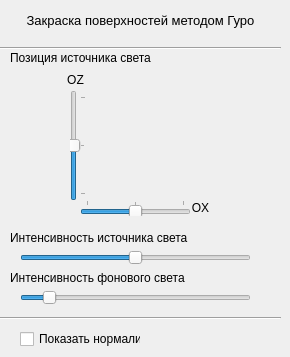
    <widget class="QWidget" name="tab_L4">
     <attribute name="title">
      <string>Л/р 4</string>
     </attribute>
     <widget class="QLabel" name="coordsName_7">
      <property name="geometry">
       <rect>
        <x>10</x>
        <y>10</y>
        <width>261</width>
        <height>21</height>
       </rect>
      </property>
      <property name="font">
       <font>
        <pointsize>10</pointsize>
        <weight>50</weight>
        <bold>false</bold>
       </font>
      </property>
      <property name="text">
       <string>Закраска поверхностей методом Гуро</string>
      </property>
      <property name="scaledContents">
       <bool>false</bool>
      </property>
      <property name="alignment">
       <set>Qt::AlignCenter</set>
      </property>
      <property name="wordWrap">
       <bool>true</bool>
      </property>
     </widget>
     <widget class="QCheckBox" name="ShowNormals">
      <property name="geometry">
       <rect>
        <x>20</x>
        <y>330</y>
        <width>121</width>
        <height>18</height>
       </rect>
      </property>
      <property name="text">
       <string>Показать нормали</string>
      </property>
     </widget>
     <widget class="QLabel" name="label_17">
      <property name="geometry">
       <rect>
        <x>10</x>
        <y>50</y>
        <width>161</width>
        <height>16</height>
       </rect>
      </property>
      <property name="text">
       <string>Позиция источника света</string>
      </property>
     </widget>
     <widget class="Line" name="line_9">
      <property name="geometry">
       <rect>
        <x>0</x>
        <y>310</y>
        <width>281</width>
        <height>16</height>
       </rect>
      </property>
      <property name="orientation">
       <enum>Qt::Horizontal</enum>
      </property>
     </widget>
     <widget class="QSlider" name="lightZ">
      <property name="geometry">
       <rect>
        <x>70</x>
        <y>90</y>
        <width>16</width>
        <height>111</height>
       </rect>
      </property>
      <property name="minimum">
       <number>-314</number>
      </property>
      <property name="maximum">
       <number>314</number>
      </property>
      <property name="orientation">
       <enum>Qt::Vertical</enum>
      </property>
      <property name="tickPosition">
       <enum>QSlider::TicksBelow</enum>
      </property>
      <property name="tickInterval">
       <number>314</number>
      </property>
     </widget>
     <widget class="QSlider" name="lightX">
      <property name="geometry">
       <rect>
        <x>80</x>
        <y>200</y>
        <width>111</width>
        <height>16</height>
       </rect>
      </property>
      <property name="minimum">
       <number>-314</number>
      </property>
      <property name="maximum">
       <number>314</number>
      </property>
      <property name="orientation">
       <enum>Qt::Horizontal</enum>
      </property>
      <property name="tickPosition">
       <enum>QSlider::TicksAbove</enum>
      </property>
      <property name="tickInterval">
       <number>314</number>
      </property>
     </widget>
     <widget class="QLabel" name="label_23">
      <property name="geometry">
       <rect>
        <x>190</x>
        <y>200</y>
        <width>21</width>
        <height>16</height>
       </rect>
      </property>
      <property name="text">
       <string>OX</string>
      </property>
      <property name="alignment">
       <set>Qt::AlignCenter</set>
      </property>
     </widget>
     <widget class="QLabel" name="label_24">
      <property name="geometry">
       <rect>
        <x>60</x>
        <y>70</y>
        <width>31</width>
        <height>20</height>
       </rect>
      </property>
      <property name="text">
       <string>OZ</string>
      </property>
      <property name="alignment">
       <set>Qt::AlignCenter</set>
      </property>
     </widget>
     <widget class="QSlider" name="Brightness">
      <property name="geometry">
       <rect>
        <x>20</x>
        <y>250</y>
        <width>231</width>
        <height>16</height>
       </rect>
      </property>
      <property name="maximum">
       <number>50</number>
      </property>
      <property name="value">
       <number>25</number>
      </property>
      <property name="orientation">
       <enum>Qt::Horizontal</enum>
      </property>
     </widget>
     <widget class="QLabel" name="label_25">
      <property name="geometry">
       <rect>
        <x>10</x>
        <y>230</y>
        <width>181</width>
        <height>16</height>
       </rect>
      </property>
      <property name="text">
       <string>Интенсивность источника света</string>
      </property>
     </widget>
     <widget class="Line" name="line_11">
      <property name="geometry">
       <rect>
        <x>0</x>
        <y>40</y>
        <width>281</width>
        <height>16</height>
       </rect>
      </property>
      <property name="orientation">
       <enum>Qt::Horizontal</enum>
      </property>
     </widget>
     <widget class="QLabel" name="label_26">
      <property name="geometry">
       <rect>
        <x>10</x>
        <y>270</y>
        <width>181</width>
        <height>16</height>
       </rect>
      </property>
      <property name="text">
       <string>Интенсивность фонового света</string>
      </property>
     </widget>
     <widget class="QSlider" name="Ambient">
      <property name="geometry">
       <rect>
        <x>20</x>
        <y>290</y>
        <width>231</width>
        <height>16</height>
       </rect>
      </property>
      <property name="maximum">
       <number>10</number>
      </property>
      <property name="value">
       <number>1</number>
      </property>
      <property name="orientation">
       <enum>Qt::Horizontal</enum>
      </property>
     </widget>
    </widget>
